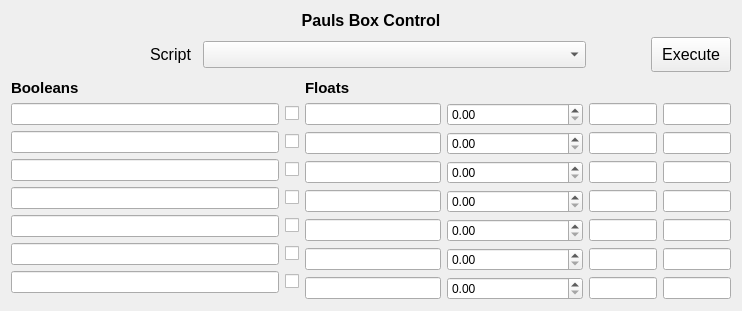
<?xml version="1.0" encoding="UTF-8"?>
<ui version="4.0">
 <class>Form</class>
 <widget class="QWidget" name="Form">
  <property name="geometry">
   <rect>
    <x>0</x>
    <y>0</y>
    <width>742</width>
    <height>311</height>
   </rect>
  </property>
  <property name="sizePolicy">
   <sizepolicy hsizetype="Preferred" vsizetype="Preferred">
    <horstretch>2</horstretch>
    <verstretch>2</verstretch>
   </sizepolicy>
  </property>
  <property name="maximumSize">
   <size>
    <width>742</width>
    <height>311</height>
   </size>
  </property>
  <property name="windowTitle">
   <string>Form</string>
  </property>
  <layout class="QVBoxLayout" name="verticalLayout" stretch="0,1,1">
   <property name="sizeConstraint">
    <enum>QLayout::SetMinimumSize</enum>
   </property>
   <item>
    <widget class="QLabel" name="label_4">
     <property name="sizePolicy">
      <sizepolicy hsizetype="Preferred" vsizetype="Minimum">
       <horstretch>0</horstretch>
       <verstretch>0</verstretch>
      </sizepolicy>
     </property>
     <property name="font">
      <font>
       <pointsize>12</pointsize>
       <weight>75</weight>
       <bold>true</bold>
      </font>
     </property>
     <property name="text">
      <string>Pauls Box Control</string>
     </property>
     <property name="alignment">
      <set>Qt::AlignCenter</set>
     </property>
    </widget>
   </item>
   <item>
    <layout class="QHBoxLayout" name="horizontalLayout" stretch="2,1,6,1,1">
     <property name="spacing">
      <number>1</number>
     </property>
     <property name="sizeConstraint">
      <enum>QLayout::SetDefaultConstraint</enum>
     </property>
     <property name="topMargin">
      <number>1</number>
     </property>
     <property name="bottomMargin">
      <number>1</number>
     </property>
     <item>
      <spacer name="horizontalSpacer_3">
       <property name="orientation">
        <enum>Qt::Horizontal</enum>
       </property>
       <property name="sizeHint" stdset="0">
        <size>
         <width>40</width>
         <height>20</height>
        </size>
       </property>
      </spacer>
     </item>
     <item>
      <widget class="QLabel" name="label_5">
       <property name="font">
        <font>
         <pointsize>12</pointsize>
         <weight>50</weight>
         <bold>false</bold>
        </font>
       </property>
       <property name="text">
        <string>Script</string>
       </property>
       <property name="alignment">
        <set>Qt::AlignCenter</set>
       </property>
      </widget>
     </item>
     <item>
      <widget class="QComboBox" name="scriptBox">
       <property name="font">
        <font>
         <pointsize>12</pointsize>
        </font>
       </property>
      </widget>
     </item>
     <item>
      <spacer name="horizontalSpacer">
       <property name="orientation">
        <enum>Qt::Horizontal</enum>
       </property>
       <property name="sizeType">
        <enum>QSizePolicy::MinimumExpanding</enum>
       </property>
       <property name="sizeHint" stdset="0">
        <size>
         <width>30</width>
         <height>20</height>
        </size>
       </property>
      </spacer>
     </item>
     <item>
      <widget class="QPushButton" name="execButton">
       <property name="sizePolicy">
        <sizepolicy hsizetype="Minimum" vsizetype="Minimum">
         <horstretch>0</horstretch>
         <verstretch>0</verstretch>
        </sizepolicy>
       </property>
       <property name="font">
        <font>
         <pointsize>12</pointsize>
         <kerning>true</kerning>
        </font>
       </property>
       <property name="autoFillBackground">
        <bool>true</bool>
       </property>
       <property name="text">
        <string>Execute</string>
       </property>
       <property name="checkable">
        <bool>false</bool>
       </property>
       <property name="checked">
        <bool>false</bool>
       </property>
       <property name="autoRepeat">
        <bool>false</bool>
       </property>
       <property name="autoDefault">
        <bool>false</bool>
       </property>
       <property name="default">
        <bool>false</bool>
       </property>
       <property name="flat">
        <bool>false</bool>
       </property>
      </widget>
     </item>
    </layout>
   </item>
   <item>
    <layout class="QGridLayout" name="gridLayout_2">
     <item row="0" column="0">
      <widget class="QLabel" name="label_6">
       <property name="font">
        <font>
         <pointsize>11</pointsize>
         <weight>75</weight>
         <bold>true</bold>
        </font>
       </property>
       <property name="text">
        <string>Booleans</string>
       </property>
      </widget>
     </item>
     <item row="0" column="1">
      <widget class="QLabel" name="label_7">
       <property name="font">
        <font>
         <pointsize>11</pointsize>
         <weight>75</weight>
         <bold>true</bold>
        </font>
       </property>
       <property name="text">
        <string>Floats</string>
       </property>
      </widget>
     </item>
     <item row="1" column="0">
      <layout class="QGridLayout" name="gridLayout" columnminimumwidth="100,1">
       <property name="verticalSpacing">
        <number>6</number>
       </property>
       <item row="0" column="0">
        <widget class="QLineEdit" name="cblineEdit_1">
         <property name="enabled">
          <bool>true</bool>
         </property>
         <property name="readOnly">
          <bool>true</bool>
         </property>
        </widget>
       </item>
       <item row="2" column="1">
        <widget class="QCheckBox" name="checkBox_3">
         <property name="text">
          <string/>
         </property>
        </widget>
       </item>
       <item row="3" column="1">
        <widget class="QCheckBox" name="checkBox_4">
         <property name="text">
          <string/>
         </property>
        </widget>
       </item>
       <item row="4" column="1">
        <widget class="QCheckBox" name="checkBox_5">
         <property name="text">
          <string/>
         </property>
        </widget>
       </item>
       <item row="5" column="1">
        <widget class="QCheckBox" name="checkBox_6">
         <property name="text">
          <string/>
         </property>
        </widget>
       </item>
       <item row="6" column="1">
        <widget class="QCheckBox" name="checkBox_7">
         <property name="text">
          <string/>
         </property>
        </widget>
       </item>
       <item row="0" column="1">
        <widget class="QCheckBox" name="checkBox_1">
         <property name="text">
          <string/>
         </property>
        </widget>
       </item>
       <item row="1" column="1">
        <widget class="QCheckBox" name="checkBox_2">
         <property name="text">
          <string/>
         </property>
        </widget>
       </item>
       <item row="1" column="0">
        <widget class="QLineEdit" name="cblineEdit_2">
         <property name="readOnly">
          <bool>true</bool>
         </property>
        </widget>
       </item>
       <item row="2" column="0">
        <widget class="QLineEdit" name="cblineEdit_3">
         <property name="readOnly">
          <bool>true</bool>
         </property>
        </widget>
       </item>
       <item row="4" column="0">
        <widget class="QLineEdit" name="cblineEdit_5">
         <property name="readOnly">
          <bool>true</bool>
         </property>
        </widget>
       </item>
       <item row="3" column="0">
        <widget class="QLineEdit" name="cblineEdit_4">
         <property name="readOnly">
          <bool>true</bool>
         </property>
        </widget>
       </item>
       <item row="5" column="0">
        <widget class="QLineEdit" name="cblineEdit_6">
         <property name="readOnly">
          <bool>true</bool>
         </property>
        </widget>
       </item>
       <item row="6" column="0">
        <widget class="QLineEdit" name="cblineEdit_7">
         <property name="readOnly">
          <bool>true</bool>
         </property>
        </widget>
       </item>
      </layout>
     </item>
     <item row="1" column="1">
      <layout class="QGridLayout" name="gridLayout_3" rowstretch="0,0,0,0,0,0,0" columnstretch="2,2,1,1" columnminimumwidth="100,50,0,0">
       <property name="sizeConstraint">
        <enum>QLayout::SetDefaultConstraint</enum>
       </property>
       <property name="leftMargin">
        <number>0</number>
       </property>
       <property name="spacing">
        <number>6</number>
       </property>
       <item row="0" column="0">
        <widget class="QLineEdit" name="fnamelineEdit_1">
         <property name="readOnly">
          <bool>true</bool>
         </property>
        </widget>
       </item>
       <item row="1" column="0">
        <widget class="QLineEdit" name="fnamelineEdit_2">
         <property name="readOnly">
          <bool>true</bool>
         </property>
        </widget>
       </item>
       <item row="2" column="0">
        <widget class="QLineEdit" name="fnamelineEdit_3">
         <property name="readOnly">
          <bool>true</bool>
         </property>
        </widget>
       </item>
       <item row="3" column="0">
        <widget class="QLineEdit" name="fnamelineEdit_4">
         <property name="readOnly">
          <bool>true</bool>
         </property>
        </widget>
       </item>
       <item row="4" column="0">
        <widget class="QLineEdit" name="fnamelineEdit_5">
         <property name="readOnly">
          <bool>true</bool>
         </property>
        </widget>
       </item>
       <item row="5" column="0">
        <widget class="QLineEdit" name="fnamelineEdit_6">
         <property name="readOnly">
          <bool>true</bool>
         </property>
        </widget>
       </item>
       <item row="6" column="0">
        <widget class="QLineEdit" name="fnamelineEdit_7">
         <property name="readOnly">
          <bool>true</bool>
         </property>
        </widget>
       </item>
       <item row="0" column="1">
        <widget class="QDoubleSpinBox" name="fvaldoubleSpinBox_1">
         <property name="minimum">
          <double>0.000000000000000</double>
         </property>
         <property name="maximum">
          <double>10000000.000000000000000</double>
         </property>
         <property name="value">
          <double>0.000000000000000</double>
         </property>
        </widget>
       </item>
       <item row="1" column="1">
        <widget class="QDoubleSpinBox" name="fvaldoubleSpinBox_2">
         <property name="minimum">
          <double>0.000000000000000</double>
         </property>
         <property name="maximum">
          <double>10000000.000000000000000</double>
         </property>
         <property name="value">
          <double>0.000000000000000</double>
         </property>
        </widget>
       </item>
       <item row="2" column="1">
        <widget class="QDoubleSpinBox" name="fvaldoubleSpinBox_3">
         <property name="minimum">
          <double>0.000000000000000</double>
         </property>
         <property name="maximum">
          <double>10000000.000000000000000</double>
         </property>
         <property name="value">
          <double>0.000000000000000</double>
         </property>
        </widget>
       </item>
       <item row="3" column="1">
        <widget class="QDoubleSpinBox" name="fvaldoubleSpinBox_4">
         <property name="minimum">
          <double>0.000000000000000</double>
         </property>
         <property name="maximum">
          <double>10000000.000000000000000</double>
         </property>
         <property name="value">
          <double>0.000000000000000</double>
         </property>
        </widget>
       </item>
       <item row="4" column="1">
        <widget class="QDoubleSpinBox" name="fvaldoubleSpinBox_5">
         <property name="minimum">
          <double>0.000000000000000</double>
         </property>
         <property name="maximum">
          <double>10000000.000000000000000</double>
         </property>
         <property name="value">
          <double>0.000000000000000</double>
         </property>
        </widget>
       </item>
       <item row="5" column="1">
        <widget class="QDoubleSpinBox" name="fvaldoubleSpinBox_6">
         <property name="minimum">
          <double>0.000000000000000</double>
         </property>
         <property name="maximum">
          <double>10000000.000000000000000</double>
         </property>
         <property name="value">
          <double>0.000000000000000</double>
         </property>
        </widget>
       </item>
       <item row="6" column="1">
        <widget class="QDoubleSpinBox" name="fvaldoubleSpinBox_7">
         <property name="minimum">
          <double>0.000000000000000</double>
         </property>
         <property name="maximum">
          <double>10000000.000000000000000</double>
         </property>
         <property name="value">
          <double>0.000000000000000</double>
         </property>
        </widget>
       </item>
       <item row="0" column="2">
        <widget class="QLineEdit" name="minlineEdit_1">
         <property name="readOnly">
          <bool>true</bool>
         </property>
        </widget>
       </item>
       <item row="1" column="2">
        <widget class="QLineEdit" name="minlineEdit_2">
         <property name="readOnly">
          <bool>true</bool>
         </property>
        </widget>
       </item>
       <item row="2" column="2">
        <widget class="QLineEdit" name="minlineEdit_3">
         <property name="readOnly">
          <bool>true</bool>
         </property>
        </widget>
       </item>
       <item row="3" column="2">
        <widget class="QLineEdit" name="minlineEdit_4">
         <property name="readOnly">
          <bool>true</bool>
         </property>
        </widget>
       </item>
       <item row="4" column="2">
        <widget class="QLineEdit" name="minlineEdit_5">
         <property name="readOnly">
          <bool>true</bool>
         </property>
        </widget>
       </item>
       <item row="5" column="2">
        <widget class="QLineEdit" name="minlineEdit_6">
         <property name="readOnly">
          <bool>true</bool>
         </property>
        </widget>
       </item>
       <item row="0" column="3">
        <widget class="QLineEdit" name="maxlineEdit_1">
         <property name="readOnly">
          <bool>true</bool>
         </property>
        </widget>
       </item>
       <item row="1" column="3">
        <widget class="QLineEdit" name="maxlineEdit_2">
         <property name="readOnly">
          <bool>true</bool>
         </property>
        </widget>
       </item>
       <item row="2" column="3">
        <widget class="QLineEdit" name="maxlineEdit_3">
         <property name="readOnly">
          <bool>true</bool>
         </property>
        </widget>
       </item>
       <item row="3" column="3">
        <widget class="QLineEdit" name="maxlineEdit_4">
         <property name="readOnly">
          <bool>true</bool>
         </property>
        </widget>
       </item>
       <item row="4" column="3">
        <widget class="QLineEdit" name="maxlineEdit_5">
         <property name="readOnly">
          <bool>true</bool>
         </property>
        </widget>
       </item>
       <item row="5" column="3">
        <widget class="QLineEdit" name="maxlineEdit_6">
         <property name="readOnly">
          <bool>true</bool>
         </property>
        </widget>
       </item>
       <item row="6" column="3">
        <widget class="QLineEdit" name="maxlineEdit_7">
         <property name="readOnly">
          <bool>true</bool>
         </property>
        </widget>
       </item>
       <item row="6" column="2">
        <widget class="QLineEdit" name="minlineEdit_7">
         <property name="readOnly">
          <bool>true</bool>
         </property>
        </widget>
       </item>
      </layout>
     </item>
    </layout>
   </item>
  </layout>
 </widget>
 <resources/>
 <connections/>
</ui>
